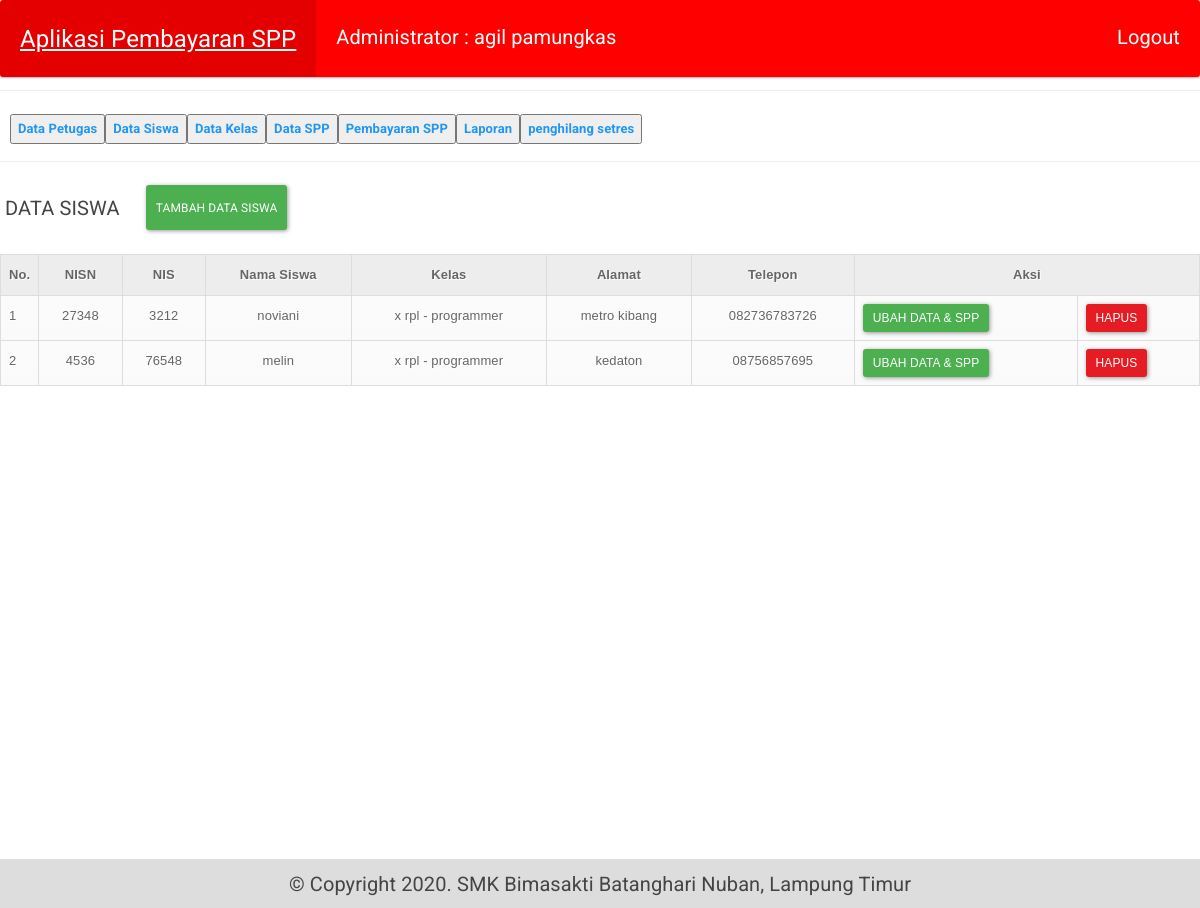
Page /tampil_siswa.php (signed in) on the committed database.
### tables this page shows
CREATE TABLE IF NOT EXISTS `siswa` (
  `nisn` char(10) NOT NULL,
  `nis` char(8) NOT NULL,
  `nama` varchar(35) NOT NULL,
  `id_kelas` int(11) NOT NULL,
  `alamat` text NOT NULL,
  `no_telp` varchar(13) NOT NULL,
  `id_spp` int(11) NOT NULL,
  `username` varchar(50) NOT NULL,
  `password` varchar(50) NOT NULL
);

CREATE TABLE IF NOT EXISTS `kelas` (
  `id_kelas` int(11) NOT NULL,
  `nama_kelas` varchar(10) NOT NULL,
  `kompetensi_keahlian` varchar(50) NOT NULL
);

### tampil_siswa.php (the view)
<?php include "header.php"; ?>
<div class="main">
<div class="row">
<h5>&emsp;DATA SISWA </h5>&emsp;&emsp;
    <button class="btn btn-success btn-sm" onclick="location.href='tambah_siswa.php'">Tambah Data Siswa</button>
</div>
<br>
<div class="table-responsive">
<table class="table table-bordered" cellspacing='0' style="width: 100%">
	<?php require 'koneksi.php';
		$no=1; $ambil=$koneksi->query("SELECT * FROM siswa JOIN kelas ON siswa.id_kelas = kelas.id_kelas");?>
	<tr>
		<th width="10px">No.</th>
		<th style="text-align: center;">NISN</th>
		<th style="text-align: center;">NIS</th>
		<th style="text-align: center;">Nama Siswa</th>
		<th style="text-align: center;">Kelas</th>
		<th style="text-align: center;">Alamat</th>
		<th style="text-align: center;">Telepon</th>
		<th colspan="2" style="text-align: center;">Aksi</th>
	</tr>
  <?php while($get=$ambil->fetch_assoc()){ ?>
	<tr>
		<td><?php echo $no; ?></td>
		<td><?php echo $get['nisn']; ?></td>
		<td><?php echo $get['nis']; ?></td>
		<td><?php echo $get['nama']; ?></td>
		<td><?php echo $get['nama_kelas']; ?> - <?php echo $get['kompetensi_keahlian']; ?></td>
		<td><?php echo $get['alamat']; ?></td>
		<td><?php echo $get['no_telp']; ?></td>
		<td><a href="edit_siswa.php?id=<?php echo $get['nisn']; ?>"><button class="btn btn-success btn-sm">Ubah Data & SPP</button></a></td>
		<td><a href="method/delete_siswa.php?kode=<?= $get['nisn'];?>"><button class="btn btn-danger btn-sm">Hapus</button>
		</td>
	</tr>
 <?php $no++; ?>
 <?php } ?>
</table>
</div>
</div>
<?php include "footer.php"; ?>

### admin.css (style rules this page uses)
* { box-sizing: border-box; }
@media (min-width: 400px) { button { float: left; } }

### style.css (style rules this page uses)
* { box-sizing: border-box; }
body { font-family: Arial , Helvetica, sans-serif; margin: 0; }
.row { display: -ms-flexbox; display: flex; -ms-flex-wrap: wrap; flex-wrap: wrap; }
body { background: url(assets/p.jpg)no-repeat fixed; -webkit-background-size:100%100%; -moz-background-size:100%100%; -o-background-size:100%100%; background-size:100%100%; }

### table.css (style rules this page uses)
table { font-family: Arial, Helvetica, sans-serif; color: #666; text-shadow: 1px 1px 0px #fff; background: #eaebec; border: #ccc 1px solid; }
table th { padding: 15px 35px; border-left:1px solid #e0e0e0; border-bottom: 1px solid #e0e0e0; background: #ededed; }
table th:first-child { border-left:white; }
table tr { text-align: center; padding-left: 20px; }
table td:first-child { text-align: left; padding-left: 20px; border-left: 0; }
table td { padding: 15px 35px; border-top: 1px solid #ffffff; border-bottom: 1px solid #e0e0e0; border-left: 1px solid #e0e0e0; background: #fafafa; background: -webkit-gradient(linear, left top, left bottom, from(#fbfbfb), to(#fafafa)); background: -moz-linear-gradient(top, #fbfbfb, #fafafa); }
table tr:last-child td { border-bottom: 0; }
table tr:last-child td:first-child { -moz-border-radius-bottomleft: 3px; -webkit-border-bottom-left-radius: 3px; border-bottom-left-radius: 3px; }
table tr:last-child td:last-child { -moz-border-radius-bottomright: 3px; -webkit-border-bottom-right-radius: 3px; border-bottom-right-radius: 3px; }

### rows in the picture
siswa: nisn "27348", nis "3212", nama "noviani", id_kelas.nama_kelas "x rpl", id_kelas.kompetensi_keahlian "programmer", alamat "metro kibang", no_telp "082736783726"
siswa: nisn "4536", nis "76548", nama "melin", id_kelas.nama_kelas "x rpl", id_kelas.kompetensi_keahlian "programmer", alamat "kedaton", no_telp "08756857695"

### other values in the picture
$_SESSION['nama_petugas'] "agil pamungkas"
